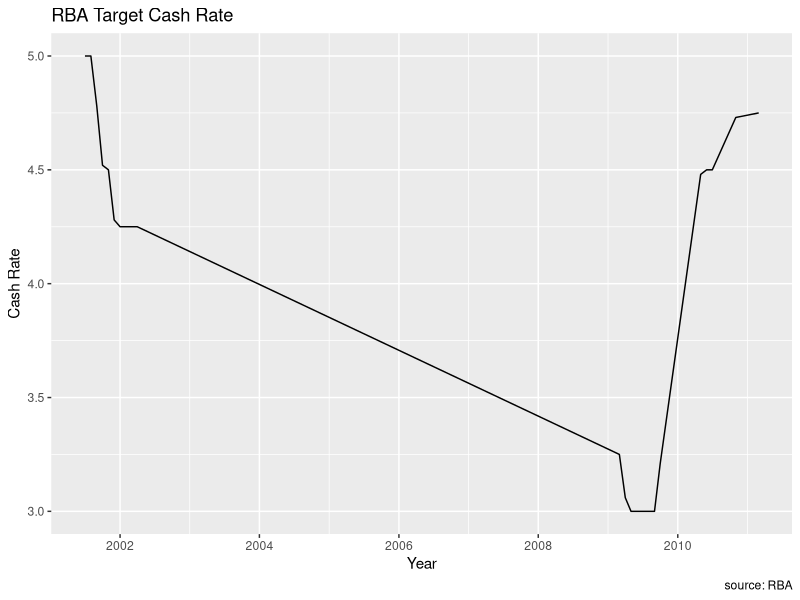

Reproduce this figure in R. (Note: this script raises an error after producing the figure.)
library(dplyr)
library(readr)
library(tidyr)
library(ggplot2)

df <- read_csv("Cash_Rate.csv",
               col_names = c("Year", "Cash Rate"),
               skip = 11)

df_interest_data <- df %>% 
  mutate(Year = lubridate::dmy(Year)) %>% 
  drop_na()
df_interest_data


ggplot(df_interest_data, aes(x = Year, y = `Cash Rate`)) +
  geom_line() +
  labs(title = "RBA Target Cash Rate",
       x = "Year", 
       y = "Cash Rate",
       caption = "source: RBA")

xx